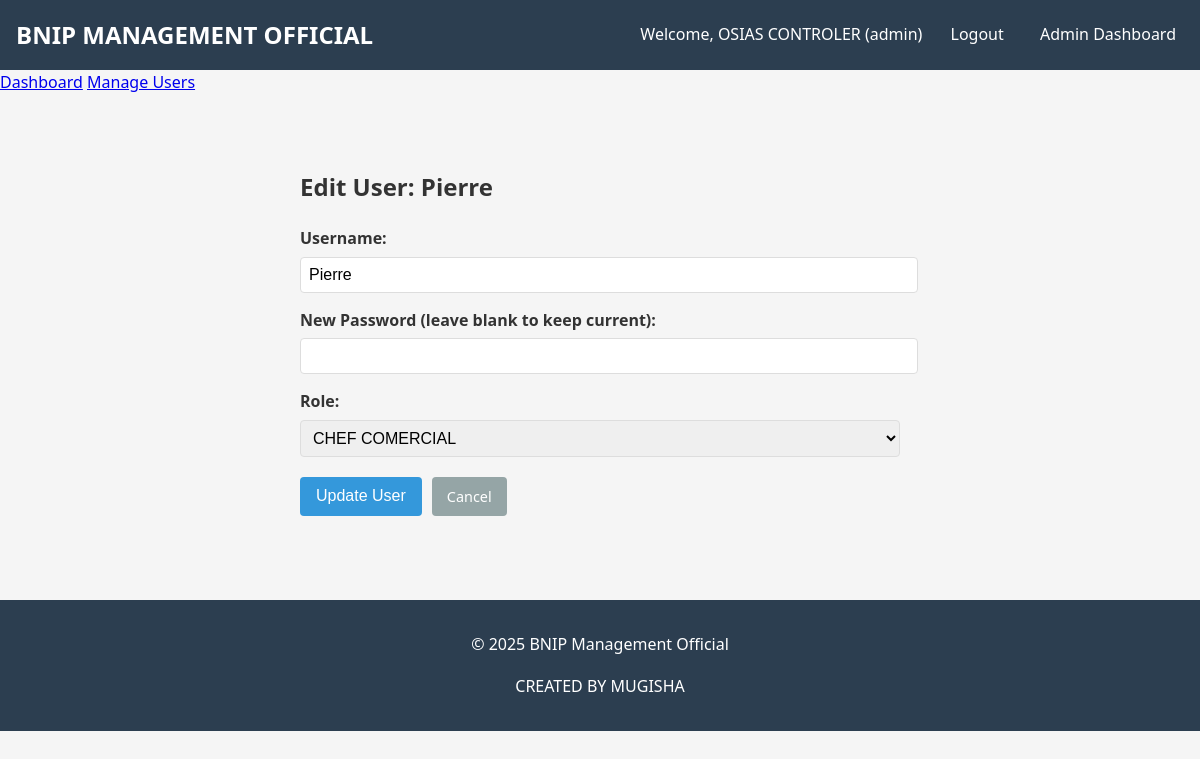
Page /admin/edit_user/2 (signed in) on the committed database.
### app.py (models this page shows)
class User(db.Model):
    id = db.Column(db.Integer, primary_key=True)
    username = db.Column(db.String(80), unique=True, nullable=False)
    password = db.Column(db.String(120), nullable=False)
    role = db.Column(db.String(50), nullable=False)

### app.py (the view, shortened to what this page needs)
@app.route('/admin/edit_user/<int:user_id>', methods=['GET', 'POST'])
def edit_user(user_id):
    if 'user_id' not in session or session.get('role') != 'admin':
        flash('Unauthorized access', 'danger')
        return redirect(url_for('login'))
    user = User.query.get_or_404(user_id)
    return render_template('edit_user.html', user=user)

### app.py (called while the page is built)
@app.context_processor
def inject_user():
    if 'user_id' in session:
        user = User.query.get(session['user_id'])
        return dict(current_user=user)
    return dict(current_user=None)

@app.context_processor
def inject_datetime():
    return dict(datetime=datetime, now=datetime.utcnow())

### templates/edit_user.html (shortened to what this page needs)
{% extends "base.html" %}
{% block content %}
<div class="edit-user-container">
    <h2>Edit User: {{ user.username }}</h2>
    <form method="POST" action="{{ url_for('edit_user', user_id=user.id) }}">
        <div class="form-group">
            <label for="username">Username:</label>
            <input type="text" id="username" name="username" value="{{ user.username }}" required>
        </div>
        <div class="form-group">
            <label for="password">New Password (leave blank to keep current):</label>
            <input type="password" id="password" name="password">
        </div>
        <div class="form-group">
            <label for="role">Role:</label>
            <select id="role" name="role" required>
                <option value="CHEF COMERCIAL" {% if user.role == 'CHEF COMERCIAL' %}selected{% endif %}>CHEF COMERCIAL</option>
            </select>
        </div>
        <div class="form-actions">
            <button type="submit" class="btn">Update User</button>
            <a href="{{ url_for('manage_users') }}" class="btn btn-secondary">Cancel</a>
        </div>
    </form>
</div>
{% endblock %}

### templates/base.html (shortened to what this page needs)
<!DOCTYPE html>
<html lang="fr">
<head>
    <link rel="stylesheet" href="{{ url_for('static', filename='style.css') }}">
</head>
<body>
    <header>
        <h1>BNIP MANAGEMENT OFFICIAL</h1>
        <nav>
            {% if current_user %}
                <span>Welcome, {{ current_user.username }} ({{ current_user.role }})</span>
                <a href="{{ url_for('logout') }}">Logout</a>
                {% if current_user.role == 'admin' %}
                    <a href="{{ url_for('admin_dashboard') }}">Admin Dashboard</a>
                {% endif %}
            {% else %}
                <a href="{{ url_for('login') }}">Login</a>
            {% endif %}
        </nav>
    </header>
{% if current_user.role == 'admin' %}
    <a href="{{ url_for('admin_dashboard') }}">Dashboard</a>
    <a href="{{ url_for('manage_users') }}">Manage Users</a>
{% endif %}
    <main>
        {% block content %}{% endblock %}
    </main>
    <footer>
        <p>&copy; 2025 BNIP Management Official</p>
        <p>CREATED BY MUGISHA</p>
    </footer>
</body>
</html>

### static/style.css (style rules this page uses)
body { font-family: 'Segoe UI', Tahoma, Geneva, Verdana, sans-serif; line-height: 1.6; margin: 0; padding: 0; background-color: #f5f5f5; color: #333; }
header { background-color: #2c3e50; color: white; padding: 1rem; display: flex; justify-content: space-between; align-items: center; }
header h1 { margin: 0; font-size: 1.5rem; }
nav a { color: white; text-decoration: none; margin-left: 1rem; padding: 0.5rem; border-radius: 4px; transition: background-color 0.3s; }
main { padding: 2rem; max-width: 1200px; margin: 0 auto; }
footer { text-align: center; padding: 1rem; background-color: #2c3e50; color: white; margin-top: 2rem; }
.form-group { margin-bottom: 1rem; }
label { display: block; margin-bottom: 0.5rem; font-weight: bold; }
input[type="text"], input[type="password"], input[type="number"], select { width: 100%; padding: 0.5rem; border: 1px solid #ddd; border-radius: 4px; font-size: 1rem; }
.btn { background-color: #3498db; color: white; border: none; padding: 0.5rem 1rem; border-radius: 4px; cursor: pointer; font-size: 1rem; transition: background-color 0.3s; }
.btn-secondary { background-color: #95a5a6; color: white; text-decoration: none; padding: 8px 15px; border-radius: 4px; font-size: 0.9rem; display: inline-block; }

### templates/edit_user.html (style rules this page uses)
.edit-user-container { max-width: 600px; margin: 0 auto; padding: 20px; }
.form-group { margin-bottom: 15px; }
.form-group label { display: block; margin-bottom: 5px; font-weight: 600; }
.form-group input, .form-group select { width: 100%; padding: 8px; border: 1px solid #ddd; border-radius: 4px; }
.form-actions { margin-top: 20px; display: flex; gap: 10px; }
.btn-secondary { background-color: #95a5a6; color: white; text-decoration: none; padding: 8px 15px; border-radius: 4px; }

### rows in the picture
User: username "OSIAS CONTROLER", role "admin"
User: username "Pierre", role "CHEF COMERCIAL"
